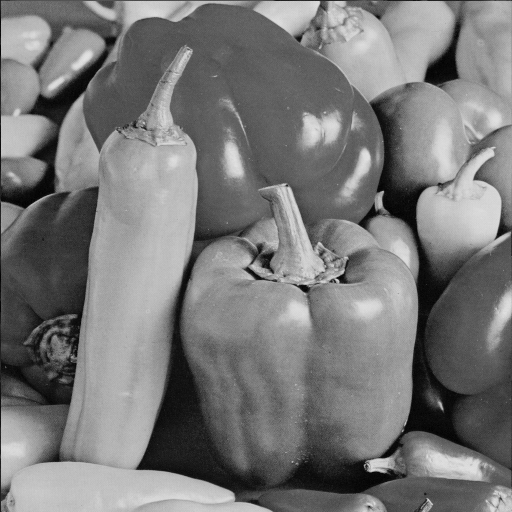
%> input picture Traditional-fusion-methods/Multi-Focus/imagefusion_dllrr-master/KSVD_OMP/ksvdbox13/images/peppers.png, 512 x 512 px
$ octave --eval "result = GradientFusion(imread('../../Multi-Focus/imagefusion_dllrr-master/KSVD_OMP/ksvdbox13/images/peppers.png'));"   (GNU Octave 9; MATLAB toolbox functions it lacks are replaced by stand-ins)
%> lines starting %> are read from the running program, lines starting %| are printed output that depends on the picture
### Traditional-fusion-methods/Multi-Exposure/gradient-domain-imagefusion-master/getGradientH.m
function [dxH, dyH] = getGradientH(ConservativeField,bd)
% program getGradientH.m
%-------------------------------------------------------------------------
% This program computes the Hudgin derivatives of a 2D array;
% Discretization used: forward difference approximation.
% Input:
%   ConservativeField = 2d array, such as a grayscale digital image
%   bd = Optional input: a flag that allows user to opt for Neumann boundary conditions
%        set to 1 if Neumann boundary conditions are required
% Output:
%   dxH, dyH = Hudgin gradient horizontal and vertical components
% Written by: Ioana Sevcenco, University of Victoria, Canada
% Last updated: May 25, 2014

dxH = ConservativeField(:,2:end,:) - ConservativeField(:,1:end-1,:);
dyH = ConservativeField(2:end,:,:) - ConservativeField(1:end-1,:,:);
if nargin > 1,
    if bd,
        dxH = padarray(dxH,[0,1],'post');
        dyH = padarray(dyH,[1,0],'post');
    end
end

end

### Traditional-fusion-methods/Multi-Exposure/gradient-domain-imagefusion-master/getFusedGradients.m
function [fxH, fyH] = getFusedGradients(gxH,gyH)
% function getFusedGradients.m
%-------------------------------------------------------------------------
% DESCRIPTION of the Code:
%          This function fuses the gradients of several single channel
%          images by taking the maximum gradient magnitude at each pixel
%          location.
%
% INPUTS:
%          gxH and gyH = the x- and y- stacked gradient components of
%               a set of single channel (e.g., grayscale representation)
%               input images.
%               Both gxH and gyH should be of double format, with size:
%               Height x Width x NumberOfImagesInTheStack (where Height and
%               Width are the common dimensions of all images in the
%               stack)
%
%          gxH(:,:,i) and gyH(:,:,i) represent the x- and y-gradient components
%               of the ith image in the stack; the index i varies from
%               1 to the total number of images in the stack.
%
% OUTPUTS:
%          fxH and fyH = the horizontal and vertical gradient components
%               from which the single channel fused image will be reconstructed
%               (outside this function)
%
% Written by : Sujoy Paul, Jadavpur University, 2014
%         At : University of Victoria, Canada
% Modified by: Ioana Sevcenco, University of Victoria, Canada
% Last updated: Nov. 19, 2014

v = (gxH.^2+gyH.^2).^0.5;            % Compute gradient magnitudes
N = size(gxH);
[~, pos] = max(v,[],3);
T = zeros(N); % preallocate T
for i = 1:N(3)
    T(:,:,i)=ones(N(1:2))*i;
end
Index = (T==repmat(pos,[1 1 N(3)]));
fxH = sum(gxH.*Index,3);
fyH = sum(gyH.*Index,3);

end

### Traditional-fusion-methods/Multi-Exposure/gradient-domain-imagefusion-master/GradientFusion.m
function K = GradientFusion(I)
% function GradientFusion.m
%--------------------------------------------------------------------------
% DESCRIPTION of the function:
%     This is the main function for fusion of images. It works for color
%     (RGB) as well as grayscale images, multi-exposure as well as multi-focus images.
%
% INPUT:
%     I = Set of input images. The image set should be a 4-D array of type
%         uint8 with the last dimension equal to the number of images in the set.
%         I(:,:,i,j) represents the ith channel of the jth image.
%         For RGB images, i varies from 1 to 3, and for grayscale images, it is 1.
%         All the images in I should be registered or aligned and should be of
%         the same kind (i.e., either all grayscale, or all color, all having
%         different exposures or different regions in focus)
%
% OUTPUT:
%     K = the fused image. It is a single image of the same
%     dimension as each of the input images.
%
% Written by : Sujoy Paul, Jadavpur University, 2014
%         At : University of Victoria, Canada
% Modified by: Ioana Sevcenco, University of Victoria, 2014
%
% Last updated: Nov 19, 2014
% REFERENCES:
%
% [1] S. Paul, I.S. Sevcenco, P. Agathoklis, "Multi-exposure and
% Multi-focus image fusion in gradient domain", Journal of Circuits,
% Systems and Computers, 2016
%
% [2] I.S. Sevcenco, P.J. Hampton, P. Agathoklis, "A wavelet based method
% for image reconstruction from gradient data with applications",
% Multidimensional Systems and Signal Processing, November 2013

CG = size(I,3);                                              %Number of channels
%> CG = 1
if (CG ~= 1)&&(CG ~= 3),
    disp('Images must be single channels (grayscale) or in RGB representation');
    return
end

NumberOfImages = size(I,4);                                  %Number of images
%> NumberOfImages = 1

%% Transformation of the color images from RGB to YCbCr
if CG == 3,
    for i = 1:NumberOfImages
         I(:,:,:,i)=rgb2ycbcr(uint8(I(:,:,:,i)));
    end
end

% Cast to double precision
I = double(I);

%% Get the Gradients of Luminance and separate the Chrominance
% Preallocate
xH = zeros(size(I,1),size(I,2),NumberOfImages);
yH = xH;
I_Cb = xH;
I_Cr = xH;
for i = 1:NumberOfImages
    [xH(:,:,i), yH(:,:,i)] = getGradientH(I(:,:,1,i),1);  % Compute gradients of Luminance
    if CG == 3,
        I_Cb(:,:,i) = I(:,:,2,i);                         % Store Cb Chrominance
        I_Cr(:,:,i) = I(:,:,3,i);                         % Store Cr Chrominance
    end
end
%> this loop made 1 pass
%> pass 1, in getGradientH, `dxH = ConservativeField(:,2:end,:) - ConservativeField(:,1:end-1,:);`:
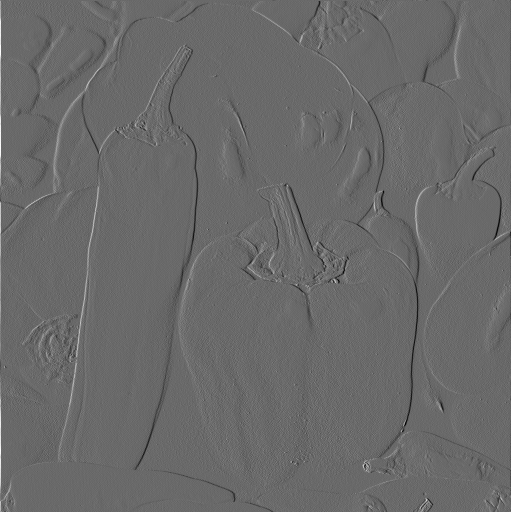
%> dxH: size 512x511 double; min -133, max 187, mean 0.2; drawn with min black and max white
%> pass 1, in getGradientH, `dyH = ConservativeField(2:end,:,:) - ConservativeField(1:end-1,:,:);`:
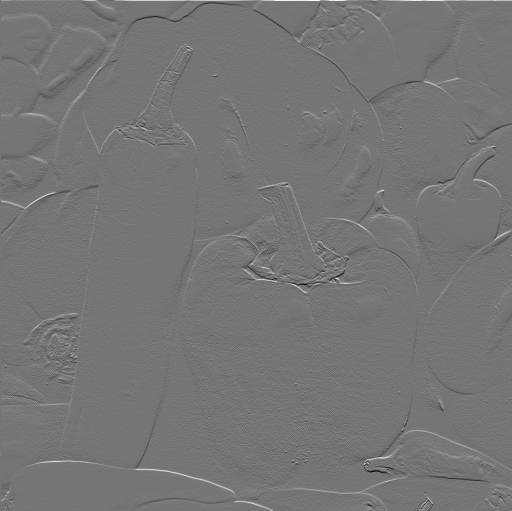
%> dyH: size 511x512 double; min -155, max 181, mean 0.2; drawn with min black and max white
%> after the loop: I_Cb: size 512x512 double; every value is 0

%% Obtain the gradient of the Luminance component of the fused image
[fxH, fyH] = getFusedGradients(xH,yH);
%> in getFusedGradients, `v = (gxH.^2+gyH.^2).^0.5;`:
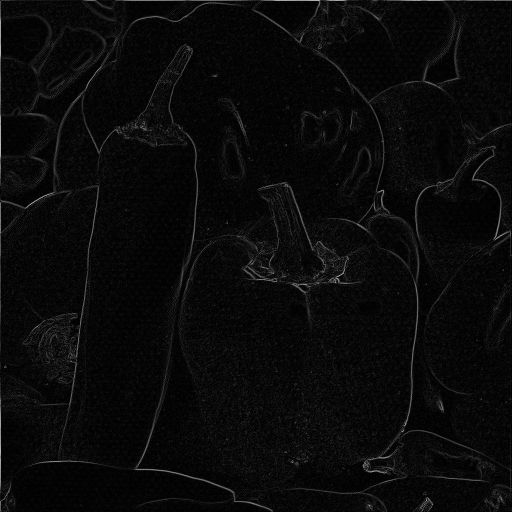
%> v: size 512x512 double; min 0, max 187, mean 10.1
%> in getFusedGradients, `[~, pos] = max(v,[],3);`: pos: size 512x512 double; every value is 1
%> the run ends on the next line

$ run again, on Traditional-fusion-methods/Multi-Focus/imagefusion_dllrr-master/KSVD_OMP/ksvdbox13/images/boat.png
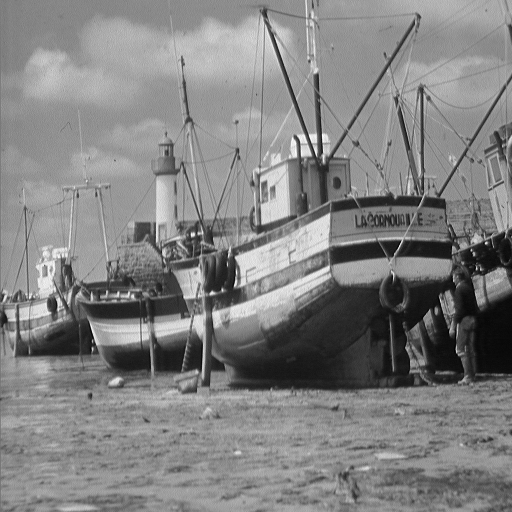
%> input picture Traditional-fusion-methods/Multi-Focus/imagefusion_dllrr-master/KSVD_OMP/ksvdbox13/images/boat.png, 512 x 512 px
%> the loop in GradientFusion, `for i = 1:NumberOfImages` made 1 pass
%> pass 1, in getGradientH, `dyH = ConservativeField(2:end,:,:) - ConservativeField(1:end-1,:,:);`:
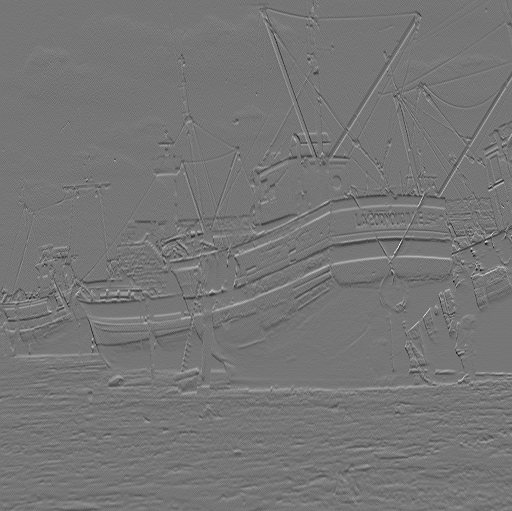
%> dyH: size 511x512 double; min -129, max 149, mean 0; drawn with min black and max white
%> in getFusedGradients, `v = (gxH.^2+gyH.^2).^0.5;`:
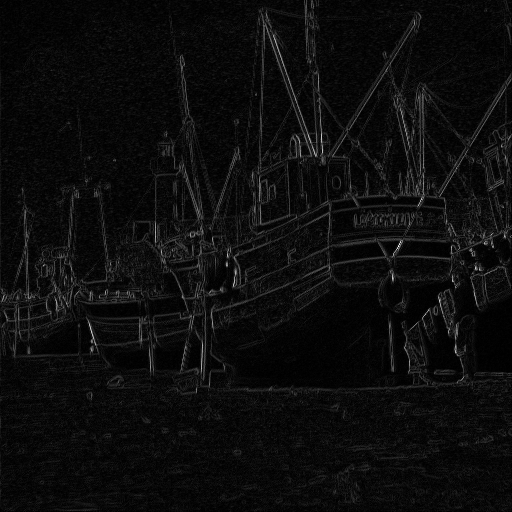
%> v: size 512x512 double; min 0, max 259.9, mean 13.2; drawn with min black and max white
%> pos: size 512x512 double; every value is 1

$ run again, on Traditional-fusion-methods/Multi-Focus/imagefusion_dllrr-master/KSVD_OMP/ksvdbox13/images/house.png
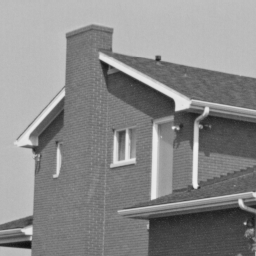
%> input picture Traditional-fusion-methods/Multi-Focus/imagefusion_dllrr-master/KSVD_OMP/ksvdbox13/images/house.png, 256 x 256 px
%> the loop in GradientFusion, `for i = 1:NumberOfImages` made 1 pass
%> pass 1, in getGradientH, `dyH = padarray(dyH,[1,0],'post');`:
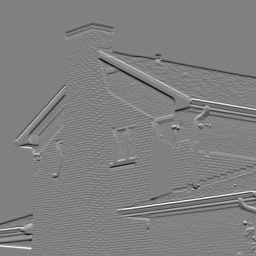
%> dyH: size 256x256 double; min -105, max 103, mean -0.3; drawn with min black and max white
%> in getFusedGradients, `v = (gxH.^2+gyH.^2).^0.5;`:
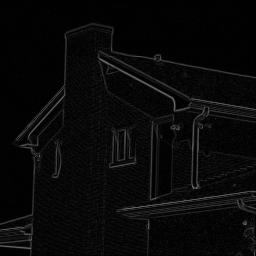
%> v: size 256x256 double; min 0, max 115.4, mean 8.9
%> pos: size 256x256 double; every value is 1
